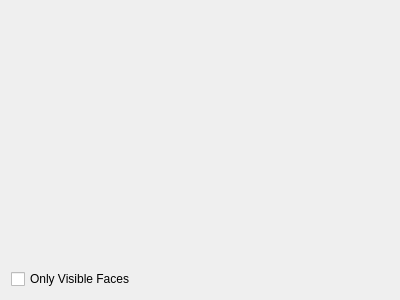
<?xml version="1.0" encoding="UTF-8"?>
<ui version="4.0">
 <class>vcl::qt::SelectionEditorSettingsFrame</class>
 <widget class="QFrame" name="vcl::qt::SelectionEditorSettingsFrame">
  <property name="geometry">
   <rect>
    <x>0</x>
    <y>0</y>
    <width>400</width>
    <height>300</height>
   </rect>
  </property>
  <property name="windowTitle">
   <string>Frame</string>
  </property>
  <layout class="QGridLayout" name="gridLayout">
   <item row="0" column="0">
    <widget class="vcl::qt::EditModeSettingsFrame" name="editModeFrame">
     <property name="frameShape">
      <enum>QFrame::Shape::NoFrame</enum>
     </property>
     <property name="frameShadow">
      <enum>QFrame::Shadow::Plain</enum>
     </property>
    </widget>
   </item>
   <item row="1" column="0">
    <widget class="QCheckBox" name="onlyVisibleCheckBox">
     <property name="focusPolicy">
      <enum>Qt::FocusPolicy::NoFocus</enum>
     </property>
     <property name="text">
      <string>Only Visible Faces</string>
     </property>
    </widget>
   </item>
  </layout>
 </widget>
 <customwidgets>
  <customwidget>
   <class>vcl::qt::EditModeSettingsFrame</class>
   <extends>QFrame</extends>
   <header>vclib/qt/gui/toolbar_frames/settings/edit_mode_settings_frame.h</header>
   <container>1</container>
  </customwidget>
 </customwidgets>
 <resources/>
 <connections/>
</ui>
